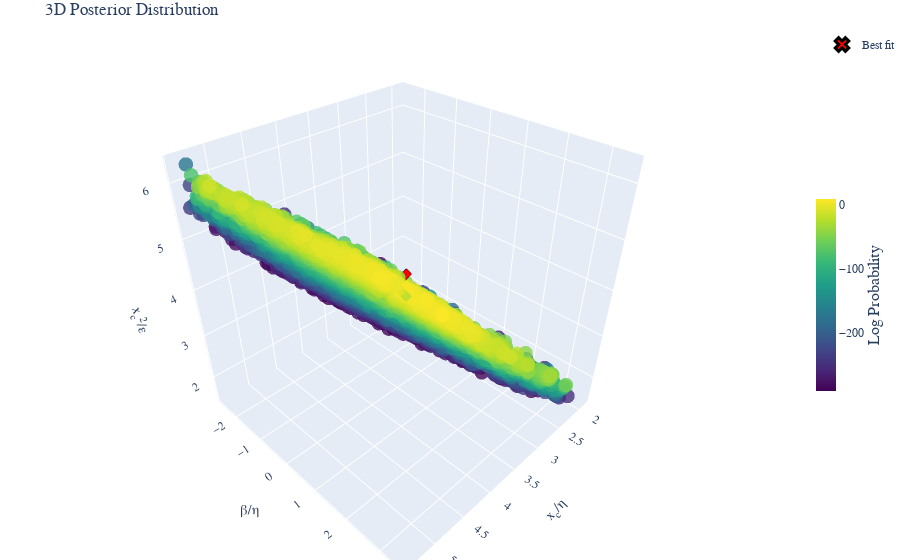

Notebook code for this chart:
### Code cell
fig =post.plot_posterior3D_interactive([0,1,2],labels=labels_trans, truths=np.log(truths_trans),truth_label="Best fit" )
# Save the figure using matplotlib's savefig instead of plotly's write_image
fig.show()
if SAVE_PRODUCTS:
    # Save the figure as HTML
    html_file_name = config_name+test_str+'_3D_plot'
    if subfolder is not None:
        html_file_name = os.path.join(subfolder, html_file_name)
    html_path = os.path.join(Products_folder, 'html_3d_plots', f'{html_file_name}.html')
    # Create directory if it doesn't exist
    os.makedirs(os.path.dirname(html_path), exist_ok=True)
    fig.write_html(html_path)

### Figure 1 — Plotly figure (JSON) as saved in the notebook; plotly's stock layout.template omitted (floating-point values rounded to 4 significant figures; data arrays with more than 128 entries replaced by an {"elided": "..."} marker saying what was removed)
{"data": [{"marker": {"color": {"elided": "6415 float values"}, "colorbar": {"len": 0.4, "thickness": 20, "title": {"font": {"size": 16}, "side": "right", "text": "Log Probability"}, "x": 1, "y": 0.5}, "colorscale": [[0, "#440154"], [0.1111, "#482878"], [0.2222, "#3e4989"], [0.3333, "#31688e"], [0.4444, "#26828e"], [0.5556, "#1f9e89"], [0.6667, "#35b779"], [0.7778, "#6ece58"], [0.8889, "#b5de2b"], [1, "#fde725"]], "opacity": 0.8, "size": 5}, "mode": "markers", "name": "Posterior", "scene": "scene", "showlegend": false, "type": "scatter3d", "x": {"elided": "6415 float values"}, "y": {"elided": "6415 float values"}, "z": {"elided": "6415 float values"}}, {"marker": {"color": "red", "line": {"color": "black", "width": 3}, "size": 12, "symbol": "x"}, "mode": "markers", "name": "Best fit", "scene": "scene", "showlegend": true, "type": "scatter3d", "x": [4.586], "y": [1.858], "z": [5.277]}], "layout": {"font": {"family": "Computer Modern"}, "margin": {"b": 0, "l": 0, "r": 0, "t": 30}, "scene": {"aspectmode": "cube", "xaxis": {"exponentformat": "e", "showexponent": "all", "title": {"font": {"size": 14}, "text": "x<sub>c</sub>/η"}}, "yaxis": {"exponentformat": "e", "showexponent": "all", "title": {"font": {"size": 14}, "text": "β/η"}}, "zaxis": {"exponentformat": "e", "showexponent": "all", "title": {"font": {"size": 14}, "text": "x<sub>c</sub><sup>2</sup>/ε"}}}, "title": {"text": "3D Posterior Distribution"}}}
